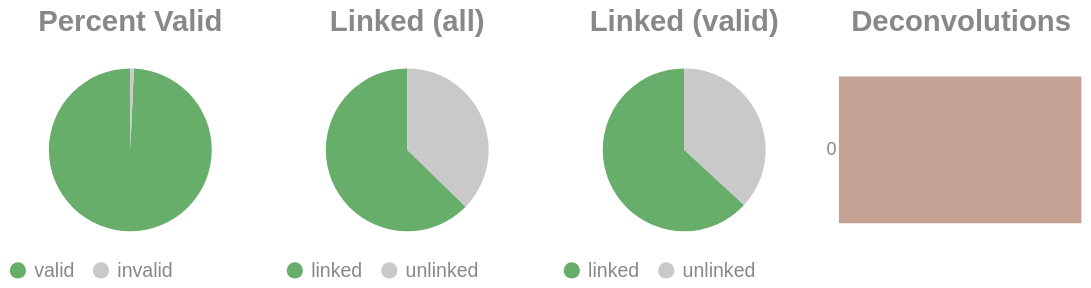

Write notebook code for a chart like this one.
### Code cell
if SKIPLR:
    pass
else:
    clash = Counter()
    for i in valids['molecule'].to_list():
        _mol = i.split("-")
        if len(_mol) == 1:
            clash.update('0')
        else:
            clash.update(_mol[-1])

    _d = {"deconvolutions": [], 'count': []}
    for k,v in clash.items():
        _d['deconvolutions'].append(k)
        _d['count'].append(v)

    tot_valid = valids['reads'].sum()
    mask = valids['reads'] >= 2
    n_linked_reads = valids.filter(mask)['reads'].sum()
    if n_linked_reads == 0:
        print_html("No linked molecules (>=2 reads) were detected; skipping linked-only distributions.")
        SKIPLR = True
    else:
        perc_valid = round(tot_valid / n_reads, 4)
        linked_perc_abs = round(n_linked_reads / n_reads, 4)
        linked_perc = round(n_linked_reads / tot_valid, 4)

    _valid = pl.DataFrame({"valids": ['valid', 'invalid'], "count": [tot_valid, n_reads - tot_valid]})
    _linked_abs = pl.DataFrame({"linked (absolute)": ['linked', 'unlinked'], "count": [n_linked_reads, n_reads - n_linked_reads]})
    _linked_rel = pl.DataFrame({"linked (valids)": ['linked', 'unlinked'], "count": [n_linked_reads, tot_valid - n_linked_reads]})

    (
        alt.hconcat(
            piechart(_valid, goodval = 'valid', title = "Percent Valid"),
            piechart(_linked_abs, goodval = "linked", title =  "Linked (all)"),
            piechart(_linked_rel, goodval = "linked", title =  "Linked (valid)"),
            convolutionbar(pl.DataFrame(_d), title = "Deconvolutions"),
            center = True,
            bounds = 'flush'
        )
        .resolve_scale(color='independent')
        .resolve_legend('independent')
        .properties(usermeta={'embedOptions': {"actions": False}})
    ).display()

### Figure 1 — Vega-Lite specification as saved in the notebook (floating-point values rounded to 4 significant figures)
{"width": "container", "height": 400, "config": {"title": {"anchor": "start", "dy": -15, "fontSize": 18, "color": "#888888", "subtitleColor": "#888888", "subtitleFontSize": 14}, "arc": {"fill": "#0072B2"}, "axis": {"domainColor": "#888888", "domainWidth": 0.5, "gridWidth": 0.2, "grid": false, "titleFontWeight": 400, "titleFontSize": 15, "labelFontSize": 11, "labelColor": "#888888", "tickColor": "#888888", "tickWidth": 0.2, "titleColor": "#888888"}, "axisBand": {"grid": false}, "axisX": {"grid": true, "tickSize": 10, "domainCap": "round"}, "axisY": {"domain": false, "grid": true, "tickSize": 0, "domainCap": "round"}, "background": "transparent", "header": {"labelFontSize": 15, "labelColor": "#888888", "titleFontSize": 15, "titleFontWeight": 600, "titleColor": "#888888"}, "legend": {"labelFont": "sans-serif", "labelFontSize": 12, "labelColor": "#888888", "symbolSize": 100, "symbolType": "circle", "titleFontSize": 12, "titlePadding": 10, "titleColor": "#888888", "title": null}, "range": {"category": ["#E69F00", "#56B4E9", "#009E73", "#F0E442", "#0072B2", "#D55E00", "#CC79A7", "#000000"], "diverging": ["#cfe8f3", "#a2d4ec", "#73bfe2", "#46abdb", "#1696d2", "#12719e"]}, "area": {"fill": "#0072B2", "fillOpacity": 0.7, "line": true, "strokeOpacity": 0.7}, "line": {"color": "#0072B2", "stroke": "#0072B2", "strokeWidth": 2}, "trail": {"color": "#0072B2", "stroke": "#0072B2", "strokeWidth": 0, "size": 1}, "point": {"filled": true, "fillOpacity": 1.0, "size": 95}, "text": {"color": "#888888", "fontSize": 11, "align": "right", "fontWeight": 400, "size": 11}, "bar": {"fill": "#0072B2", "stroke": null}, "view": {"stroke": null, "continuousWidth": 660, "continuousHeight": 400}}, "hconcat": [{"data": {"name": "data-315465ed2633444052844be68e5a8564"}, "mark": {"type": "arc"}, "encoding": {"color": {"field": "valids", "legend": {"orient": "bottom", "title": null}, "scale": {"domain": ["valid", "invalid"], "range": ["#68ae6b", "#C9C9C9"]}, "title": "Valids", "type": "nominal"}, "theta": {"field": "count", "type": "quantitative"}, "tooltip": [{"field": "valids", "title": "Valids", "type": "ordinal"}, {"field": "percent", "format": ".2%", "title": "Percent", "type": "quantitative"}, {"field": "count", "title": "Count", "type": "quantitative"}]}, "height": 100, "title": {"text": "Percent Valid", "align": "center", "anchor": "middle"}, "transform": [{"calculate": "datum.count / 12379053", "as": "percent"}], "width": 150}, {"data": {"name": "data-65f79703fdd7e8cb8ce687262d894669"}, "mark": {"type": "arc"}, "encoding": {"color": {"field": "linked (absolute)", "legend": {"orient": "bottom", "title": null}, "scale": {"domain": ["linked", "unlinked"], "range": ["#68ae6b", "#C9C9C9"]}, "title": "Linked (Absolute)", "type": "nominal"}, "theta": {"field": "count", "type": "quantitative"}, "tooltip": [{"field": "linked (absolute)", "title": "Linked (Absolute)", "type": "ordinal"}, {"field": "percent", "format": ".2%", "title": "Percent", "type": "quantitative"}, {"field": "count", "title": "Count", "type": "quantitative"}]}, "height": 100, "title": {"text": "Linked (all)", "align": "center", "anchor": "middle"}, "transform": [{"calculate": "datum.count / 12379053", "as": "percent"}], "width": 150}, {"data": {"name": "data-9196d21327e196f61443787203b03458"}, "mark": {"type": "arc"}, "encoding": {"color": {"field": "linked (valids)", "legend": {"orient": "bottom", "title": null}, "scale": {"domain": ["linked", "unlinked"], "range": ["#68ae6b", "#C9C9C9"]}, "title": "Linked (Valids)", "type": "nominal"}, "theta": {"field": "count", "type": "quantitative"}, "tooltip": [{"field": "linked (valids)", "title": "Linked (Valids)", "type": "ordinal"}, {"field": "percent", "format": ".2%", "title": "Percent", "type": "quantitative"}, {"field": "count", "title": "Count", "type": "quantitative"}]}, "height": 100, "title": {"text": "Linked (valid)", "align": "center", "anchor": "middle"}, "transform": [{"calculate": "datum.count / 12292665", "as": "percent"}], "width": 150}, {"data": {"name": "data-28f1c73f2c91a3db4c4ddf79d3a565d9"}, "mark": {"type": "bar"}, "encoding": {"color": {"field": "deconvolutions", "legend": null, "scale": {"scheme": "lightgreyred"}, "type": "nominal"}, "tooltip": [{"field": "deconvolutions", "title": "Deconvolutions", "type": "ordinal"}, {"field": "percent", "format": ".2%", "title": "Percent", "type": "quantitative"}, {"field": "count", "title": "Count", "type": "quantitative"}], "x": {"axis": null, "field": "count", "type": "quantitative"}, "y": {"field": "deconvolutions", "sort": "ascending", "title": null, "type": "nominal"}}, "height": 100, "title": {"text": "Deconvolutions", "align": "center", "anchor": "middle"}, "transform": [{"calculate": "datum.count / 6946320", "as": "percent"}], "width": 150}], "bounds": "flush", "center": true, "resolve": {"legend": {"angle": "independent"}, "scale": {"color": "independent"}}, "usermeta": {"embedOptions": {"actions": false}}, "$schema": "https://vega.github.io/schema/vega-lite/v6.1.0.json", "datasets": {"data-315465ed2633444052844be68e5a8564": [{"valids": "valid", "count": 12292665}, {"valids": "invalid", "count": 86388}], "data-65f79703fdd7e8cb8ce687262d894669": [{"linked (absolute)": "linked", "count": 7763215}, {"linked (absolute)": "unlinked", "count": 4615838}], "data-9196d21327e196f61443787203b03458": [{"linked (valids)": "linked", "count": 7763215}, {"linked (valids)": "unlinked", "count": 4529450}], "data-28f1c73f2c91a3db4c4ddf79d3a565d9": [{"deconvolutions": "0", "count": 6946320}]}}
